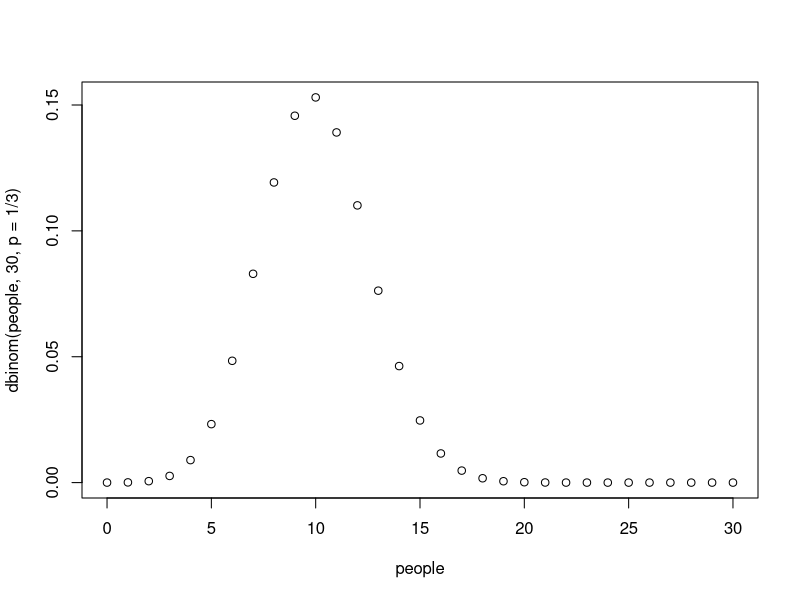
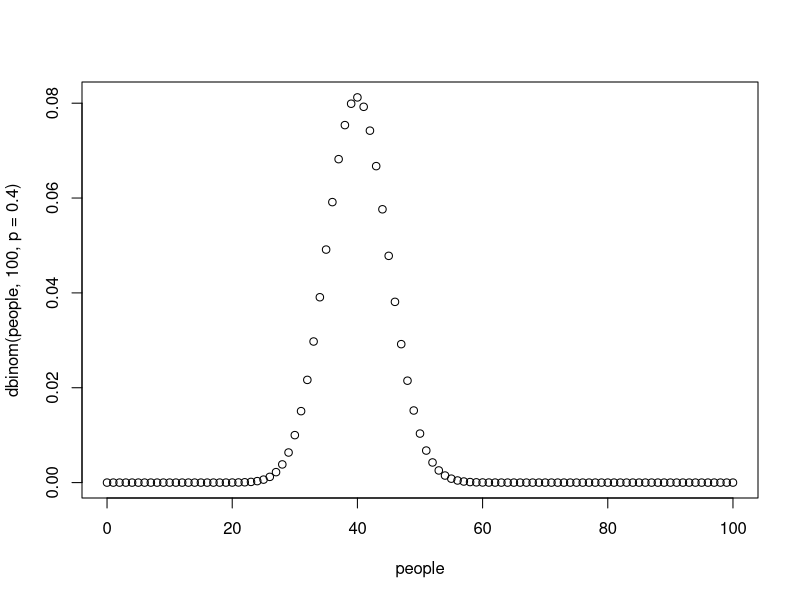
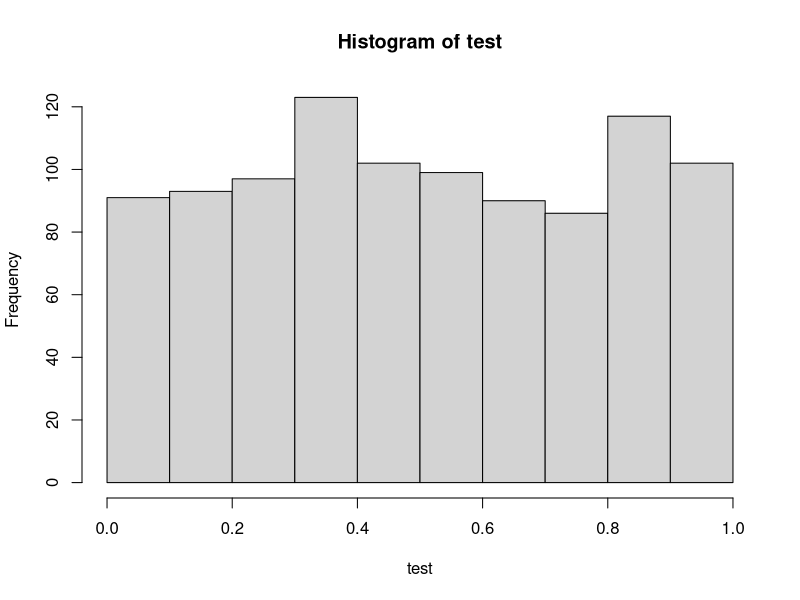

The R source for these figures, in order:
#question 1
people <- c(0:30)
plot(people ,dbinom(people,30,p=1/3))

dbinom(12,30,1/3)

#question 2
people <- c(0:100)
plot(people ,dbinom(people,100,p=.4))

binom.test(53,100,.4,alternative = "two.sided")


binom.test(53,100,.4,alternative = "greater")

sum(dbinom(53:100,100,.4))

#question 3z

myVals <- rbinom(1000,10000,.5)

mean(myVals)

var(myVals)
test <- c()
for(i in 1:length(myVals))
{
 test[i] <-  binom.test(myVals[i],10000,p=.50)$p.value
 print(test[i])
}

hist(test)

